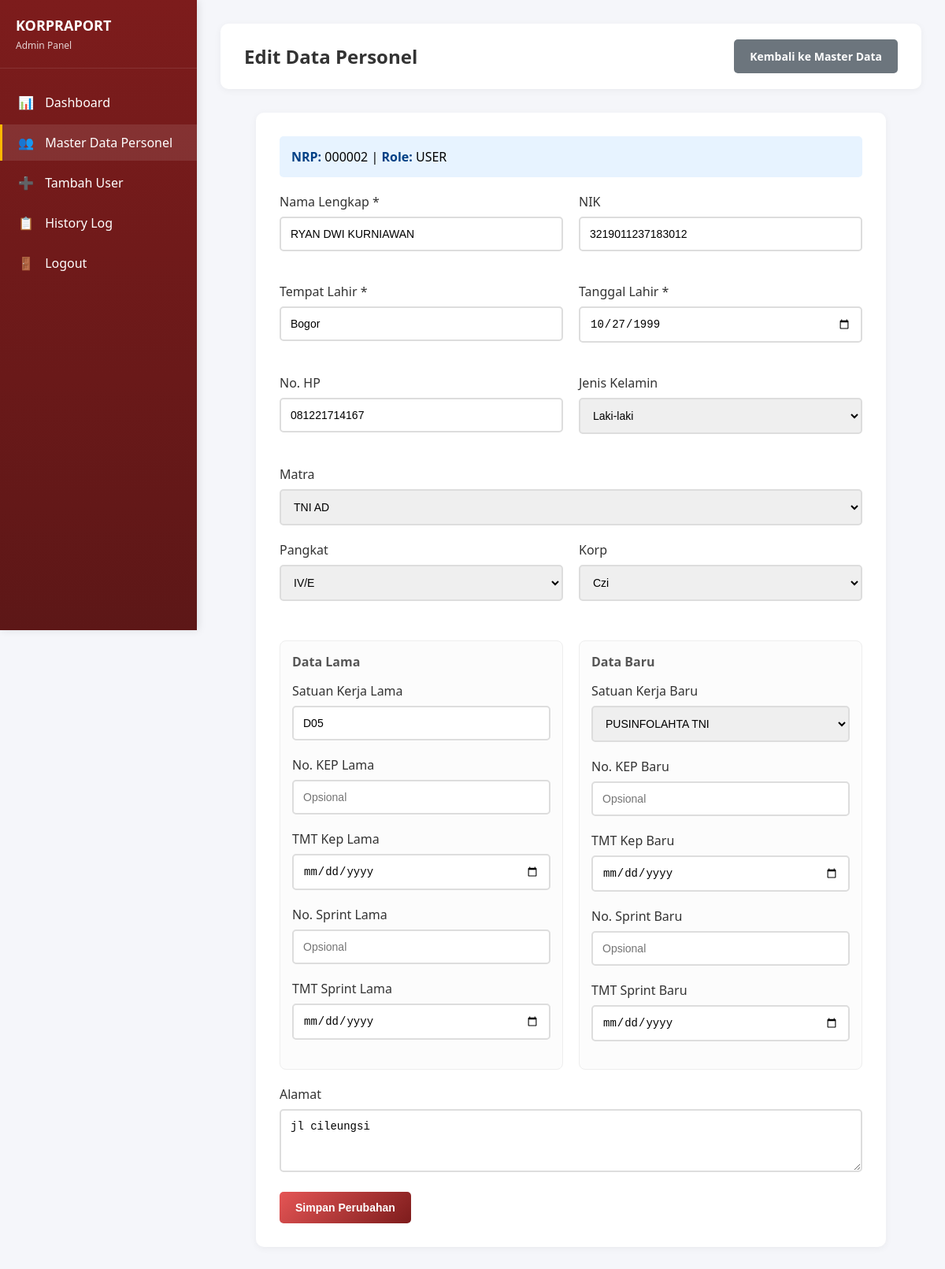
Page /admin/edituser.php?id=3 (signed in) on the committed database.
### tables this page shows
CREATE TABLE `personel` (
  `id` int NOT NULL,
  `nrp` char(6) NOT NULL,
  `nama` varchar(100) NOT NULL,
  `tempat_lahir` varchar(50) NOT NULL,
  `tanggal_lahir` date NOT NULL,
  `korp` varchar(2) DEFAULT NULL,
  `pangkat` varchar(5) DEFAULT NULL,
  `matra` int DEFAULT NULL,
  `kd_satker` varchar(5) DEFAULT NULL,
  `alamat` text,
  `nik` char(16) DEFAULT NULL,
  `no_hp` varchar(15) DEFAULT NULL,
  `no_kep` varchar(20) DEFAULT NULL,
  `no_sprint` varchar(20) DEFAULT NULL,
  `kd_gender` char(1) DEFAULT NULL,
  `satker_lama` varchar(100) DEFAULT NULL,
  `no_kep_lama` varchar(20) DEFAULT NULL,
  `no_sprint_lama` varchar(20) DEFAULT NULL,
  `foto_profil` varchar(255) DEFAULT NULL,
  `tmt_kep` date DEFAULT NULL,
  `tmt_sprint` date DEFAULT NULL,
  `tmt_kep_lama` date DEFAULT NULL,
  `tmt_sprint_lama` date DEFAULT NULL
);

CREATE TABLE `users` (
  `id` int NOT NULL,
  `nrp` char(6) DEFAULT NULL,
  `password` varchar(255) NOT NULL,
  `role` enum('admin','user') DEFAULT 'user'
);

CREATE TABLE `gender` (
  `kd_gender` char(1) NOT NULL,
  `gender` varchar(20) NOT NULL
);

CREATE TABLE `matra` (
  `MTR` int NOT NULL,
  `Nama` varchar(50) NOT NULL
);

CREATE TABLE `pangkat` (
  `kd_pkt` varchar(5) NOT NULL,
  `sebutan` varchar(50) NOT NULL
);

CREATE TABLE `korp` (
  `KORPSID` varchar(2) NOT NULL,
  `SEBUTAN` varchar(3) NOT NULL
);

CREATE TABLE `satker` (
  `kd_satker` varchar(5) NOT NULL,
  `nama_satker` varchar(100) NOT NULL
);

### app/koneksi.php (called while the page is built, shortened)
<?php
function clean_input($data) {
    $data = trim($data);
    $data = stripslashes($data);
    $data = htmlspecialchars($data);
    return $data;
}
?>

### admin/edituser.php (the view, shortened to what this page needs)
<?php
require_once '../app/koneksi.php';
$id = clean_input($_GET['id']);
$query = "SELECT p.*, u.role FROM personel p
          LEFT JOIN users u ON p.nrp = u.nrp
          WHERE p.id = ?";
$stmt = mysqli_prepare($conn, $query);
mysqli_stmt_bind_param($stmt, "i", $id);
mysqli_stmt_execute($stmt);
$result = mysqli_stmt_get_result($stmt);
$personel = mysqli_fetch_assoc($result);
$korp_list = mysqli_query($conn, "SELECT * FROM korp ORDER BY SEBUTAN");
$pangkat_list = mysqli_query($conn, "SELECT * FROM pangkat ORDER BY kd_pkt DESC");
$matra_list = mysqli_query($conn, "SELECT * FROM matra ORDER BY MTR");
$satker_list = mysqli_query($conn, "SELECT * FROM satker ORDER BY nama_satker");
$gender_list = mysqli_query($conn, "SELECT * FROM gender");
?>
<!DOCTYPE html>
<html lang="id">
<head>
    <link rel="stylesheet" href="../assets/css/masterpersonel.css">
    <link rel="stylesheet" href="../assets/css/edituser.css">
</head>
<body>
    <div class="sidebar">
        <div class="sidebar-header">
            <h2>KORPRAPORT</h2>
            <p>Admin Panel</p>
        </div>
        <ul class="sidebar-menu">
            <li><a href="dashboard.php"><span>📊</span> Dashboard</a></li>
            <li><a href="masterpersonel.php" class="active"><span>👥</span> Master Data Personel</a></li>
            <li><a href="adduser.php"><span>➕</span> Tambah User</a></li>
            <li><a href="historylog.php"><span>📋</span> History Log</a></li>
            <li><a href="../auth/logout.php"><span>🚪</span> Logout</a></li>
        </ul>
    </div>
    <div class="main-content">
        <div class="top-bar">
            <h1>Edit Data Personel</h1>
            <div class="user-info">
                 <a href="masterpersonel.php" class="btn btn-secondary">Kembali ke Master Data</a>
            </div>
        </div>
        <div class="card">
            <div class="info-box">
                <strong>NRP:</strong> <?php echo $personel['nrp']; ?> |
                <strong>Role:</strong> <?php echo strtoupper($personel['role'] ?? 'USER'); ?>
            </div>
            <form method="POST" action="">
                <div class="form-row">
                    <div class="form-group">
                        <label for="nama">Nama Lengkap *</label>
                        <input type="text" id="nama" name="nama" required
                               value="<?php echo $personel['nama']; ?>">
                    </div>
                    <div class="form-group">
                        <label for="nik">NIK</label>
                        <input type="text" id="nik" name="nik" maxlength="16"
                               value="<?php echo $personel['nik'] ?? ''; ?>">
                    </div>
                </div>
                <div class="form-row">
                    <div class="form-group">
                        <label for="tempat_lahir">Tempat Lahir *</label>
                        <input type="text" id="tempat_lahir" name="tempat_lahir" required
                               value="<?php echo $personel['tempat_lahir'] ?? ''; ?>">
                    </div>
                    <div class="form-group">
                        <label for="tanggal_lahir">Tanggal Lahir *</label>
                        <input type="date" id="tanggal_lahir" name="tanggal_lahir" required
                               value="<?php echo $personel['tanggal_lahir'] ?? ''; ?>">
                    </div>
                </div>
                <div class="form-row">
                    <div class="form-group">
                        <label for="no_hp">No. HP</label>
                        <input type="text" id="no_hp" name="no_hp" maxlength="15"
                               value="<?php echo $personel['no_hp'] ?? ''; ?>">
                    </div>
                    <div class="form-group">
                        <label for="kd_gender">Jenis Kelamin</label>
                        <select id="kd_gender" name="kd_gender">
                            <?php
                            mysqli_data_seek($gender_list, 0);
                            while($row = mysqli_fetch_assoc($gender_list)): ?>
                                <option value="<?php echo $row['kd_gender']; ?>"
                                    <?php echo (isset($personel['kd_gender']) && $personel['kd_gender'] == $row['kd_gender']) ? 'selected' : ''; ?>>
                                    <?php echo $row['gender']; ?>
                                </option>
                            <?php endwhile; ?>
                        </select>
                    </div>
                </div>
                <div class="form-group">
                    <label for="matra">Matra</label>
                    <select id="matra" name="matra">
                        <?php
                        mysqli_data_seek($matra_list, 0);
                        while($row = mysqli_fetch_assoc($matra_list)): ?>
                            <option value="<?php echo $row['MTR']; ?>"
                                <?php echo ($personel['matra'] == $row['MTR']) ? 'selected' : ''; ?>>
                                <?php echo $row['Nama']; ?>
                            </option>
                        <?php endwhile; ?>
                    </select>
                </div>
                <div class="form-row">
                    <div class="form-group">
                        <label for="pangkat">Pangkat</label>
                        <select id="pangkat" name="pangkat">
                            <?php
                            mysqli_data_seek($pangkat_list, 0);
                            while($row = mysqli_fetch_assoc($pangkat_list)): ?>
                                <option value="<?php echo $row['kd_pkt']; ?>"
                                    <?php echo ($personel['pangkat'] == $row['kd_pkt']) ? 'selected' : ''; ?>>
                                    <?php echo $row['sebutan']; ?>
                                </option>
                            <?php endwhile; ?>
                        </select>
                    </div>
                    <div class="form-group">
                        <label for="korp">Korp</label>
                        <select id="korp" name="korp">
                            <?php
                            mysqli_data_seek($korp_list, 0);
                            while($row = mysqli_fetch_assoc($korp_list)): ?>
                                <option value="<?php echo $row['KORPSID']; ?>"
                                    <?php echo ($personel['korp'] == $row['KORPSID']) ? 'selected' : ''; ?>>
                                    <?php echo $row['SEBUTAN']; ?>
                                </option>
                            <?php endwhile; ?>
                        </select>
                    </div>
                </div>
                <div class="form-row">
                    <div class="data-group">
                        <div class="data-group-title">Data Lama</div>
                        <div class="form-group">
                            <label for="satker_lama">Satuan Kerja Lama</label>
                            <input type="text" id="satker_lama" name="satker_lama"
                                   value="<?php echo $personel['satker_lama'] ?? ''; ?>" placeholder="Nama Satuan Lama">
                        </div>
                        <div class="form-group">
                            <label for="no_kep_lama">No. KEP Lama</label>
                            <input type="text" id="no_kep_lama" name="no_kep_lama" maxlength="20"
                                   value="<?php echo $personel['no_kep_lama'] ?? ''; ?>" placeholder="Opsional">
                        </div>
                        <div class="form-group">
                            <label for="tmt_kep_lama">TMT Kep Lama</label>
                            <input type="date" id="tmt_kep_lama" name="tmt_kep_lama"
                                   value="<?php echo $personel['tmt_kep_lama'] ?? ''; ?>">
                        </div>
                        <div class="form-group">
                            <label for="no_sprint_lama">No. Sprint Lama</label>
                            <input type="text" id="no_sprint_lama" name="no_sprint_lama" maxlength="20"
                                   value="<?php echo $personel['no_sprint_lama'] ?? ''; ?>" placeholder="Opsional">
                        </div>
                        <div class="form-group">
                            <label for="tmt_sprint_lama">TMT Sprint Lama</label>
                            <input type="date" id="tmt_sprint_lama" name="tmt_sprint_lama"
                                   value="<?php echo $personel['tmt_sprint_lama'] ?? ''; ?>">
                        </div>
                    </div>
                    <div class="data-group">
                        <div class="data-group-title">Data Baru</div>
                        <div class="form-group">
                            <label for="kd_satker">Satuan Kerja Baru</label>
                            <select id="kd_satker" name="kd_satker">
                                <?php
                                mysqli_data_seek($satker_list, 0);
                                while($row = mysqli_fetch_assoc($satker_list)): ?>
                                    <option value="<?php echo $row['kd_satker']; ?>"
                                        <?php echo ($personel['kd_satker'] == $row['kd_satker']) ? 'selected' : ''; ?>>
                                        <?php echo $row['nama_satker']; ?>
                                    </option>
                                <?php endwhile; ?>
                            </select>
                        </div>
                        <div class="form-group">
                            <label for="no_kep">No. KEP Baru</label>
                            <input type="text" id="no_kep" name="no_kep" maxlength="20"
                                   value="<?php echo $personel['no_kep'] ?? ''; ?>" placeholder="Opsional">
                        </div>
                        <div class="form-group">
                            <label for="tmt_kep">TMT Kep Baru</label>
                            <input type="date" id="tmt_kep" name="tmt_kep"
                                   value="<?php echo $personel['tmt_kep'] ?? ''; ?>">
                        </div>
                        <div class="form-group">
                            <label for="no_sprint">No. Sprint Baru</label>
                            <input type="text" id="no_sprint" name="no_sprint" maxlength="20"
                                   value="<?php echo $personel['no_sprint'] ?? ''; ?>" placeholder="Opsional">
                        </div>
                        <div class="form-group">
                            <label for="tmt_sprint">TMT Sprint Baru</label>
                            <input type="date" id="tmt_sprint" name="tmt_sprint"
                                   value="<?php echo $personel['tmt_sprint'] ?? ''; ?>">
                        </div>
                    </div>
                </div>
                <div class="form-group">
                    <label for="alamat">Alamat</label>
                    <textarea id="alamat" name="alamat"><?php echo $personel['alamat'] ?? ''; ?></textarea>
                </div>
                <button type="submit" class="btn btn-primary">Simpan Perubahan</button>
            </form>
        </div>
    </div>
</body>
</html>

### assets/css/masterpersonel.css (style rules this page uses)
* { margin: 0; padding: 0; box-sizing: border-box; }
body { font-family: 'Segoe UI', Tahoma, Geneva, Verdana, sans-serif; background: #f5f6fa; display: flex; min-height: 100vh; }
.sidebar { width: 250px; background: linear-gradient(180deg, #7d1c1c 0%, #5d1717 100%); color: white; padding: 20px 0; position: fixed; height: 100vh; box-shadow: 2px 0 10px rgba(0,0,0,0.1); }
.sidebar-header { padding: 0 20px 20px; border-bottom: 1px solid rgba(255,255,255,0.1); margin-bottom: 20px; }
.sidebar-header h2 { font-size: 18px; margin-bottom: 5px; }
.sidebar-header p { font-size: 12px; opacity: 0.8; }
.sidebar-menu { list-style: none; }
.sidebar-menu li { margin-bottom: 5px; }
.sidebar-menu a { display: block; padding: 12px 20px; color: white; text-decoration: none; transition: all 0.3s; border-left: 3px solid transparent; }
.sidebar-menu a:hover, .sidebar-menu a.active { background: rgba(255,255,255,0.1); border-left-color: #FFB700; }
.sidebar-menu a span { margin-right: 10px; }
.main-content { margin-left: 250px; flex: 1; padding: 30px; width: calc(100% - 250px); }
.top-bar { background: white; padding: 20px 30px; border-radius: 10px; margin-bottom: 30px; box-shadow: 0 2px 10px rgba(0,0,0,0.05); display: flex; justify-content: space-between; align-items: center; }
.top-bar h1 { font-size: 24px; color: #333; }
.card { background: white; border-radius: 10px; box-shadow: 0 2px 10px rgba(0,0,0,0.05); padding: 25px; }
.btn { padding: 10px 20px; border: none; border-radius: 5px; cursor: pointer; text-decoration: none; display: inline-block; font-size: 14px; font-weight: 600; transition: all 0.3s; }
.btn-primary { background: linear-gradient(135deg, #e33333 0%, #7d1c1c 100%); color: white; }
.btn-secondary { background: #6c757d; color: white; }
.form-group { margin-bottom: 20px; }
.form-group label { display: block; margin-bottom: 8px; font-weight: 500; color: #333; }

### assets/css/edituser.css (style rules this page uses)
* { margin: 0; padding: 0; box-sizing: border-box; }
body { font-family: 'Segoe UI', Tahoma, Geneva, Verdana, sans-serif; background: #f5f6fa; }
.card { background: white; border-radius: 10px; box-shadow: 0 2px 10px rgba(0,0,0,0.05); padding: 30px; }
.form-row { display: grid; grid-template-columns: 1fr 1fr; gap: 20px; margin-bottom: 20px; }
.form-group { margin-bottom: 20px; }
.form-group label { display: block; margin-bottom: 8px; color: #333; font-weight: 500; }
.form-group input, .form-group select, .form-group textarea { width: 100%; padding: 12px; border: 2px solid #ddd; border-radius: 5px; font-size: 14px; transition: border-color 0.3s; }
.form-group textarea { resize: vertical; min-height: 80px; }
.btn { padding: 12px 20px; border: none; border-radius: 5px; cursor: pointer; font-size: 14px; font-weight: 600; transition: all 0.3s; text-decoration: none; display: inline-block; }
.btn-primary { background: linear-gradient(135deg, #e55555 0%, #7d1c1c 100%); color: white; }
.btn-secondary { background: #6c757d; color: white; margin-left: 10px; }
.info-box { background: #e7f3ff; padding: 15px; border-radius: 5px; margin-bottom: 20px; }
.info-box strong { color: #004085; }

### admin/edituser.php (style rules this page uses)
.main-content { padding-top: 30px; }
.card { max-width: 800px; margin: 0 auto; }
.data-group { border: 1px solid #eee; border-radius: 8px; padding: 15px; margin-top: 10px; background: #fcfcfc; width: 100%; }
.data-group-title { font-weight: 600; color: #555; margin-bottom: 15px; }
.card .form-row { grid-template-columns: 1fr 1fr; gap: 20px; }

### rows in the picture
personel: nrp "000002", users.role "USER", nama "RYAN DWI KURNIAWAN", nik "3219011237183012", tempat_lahir "Bogor", tanggal_lahir "10/27/1999", no_hp "081221714167", kd_gender "Laki-laki", matra "TNI AD", pangkat "IV/E", korp "Czi", satker_lama "D05", kd_satker "PUSINFOLAHTA TNI", alamat "jl cileungsi"
